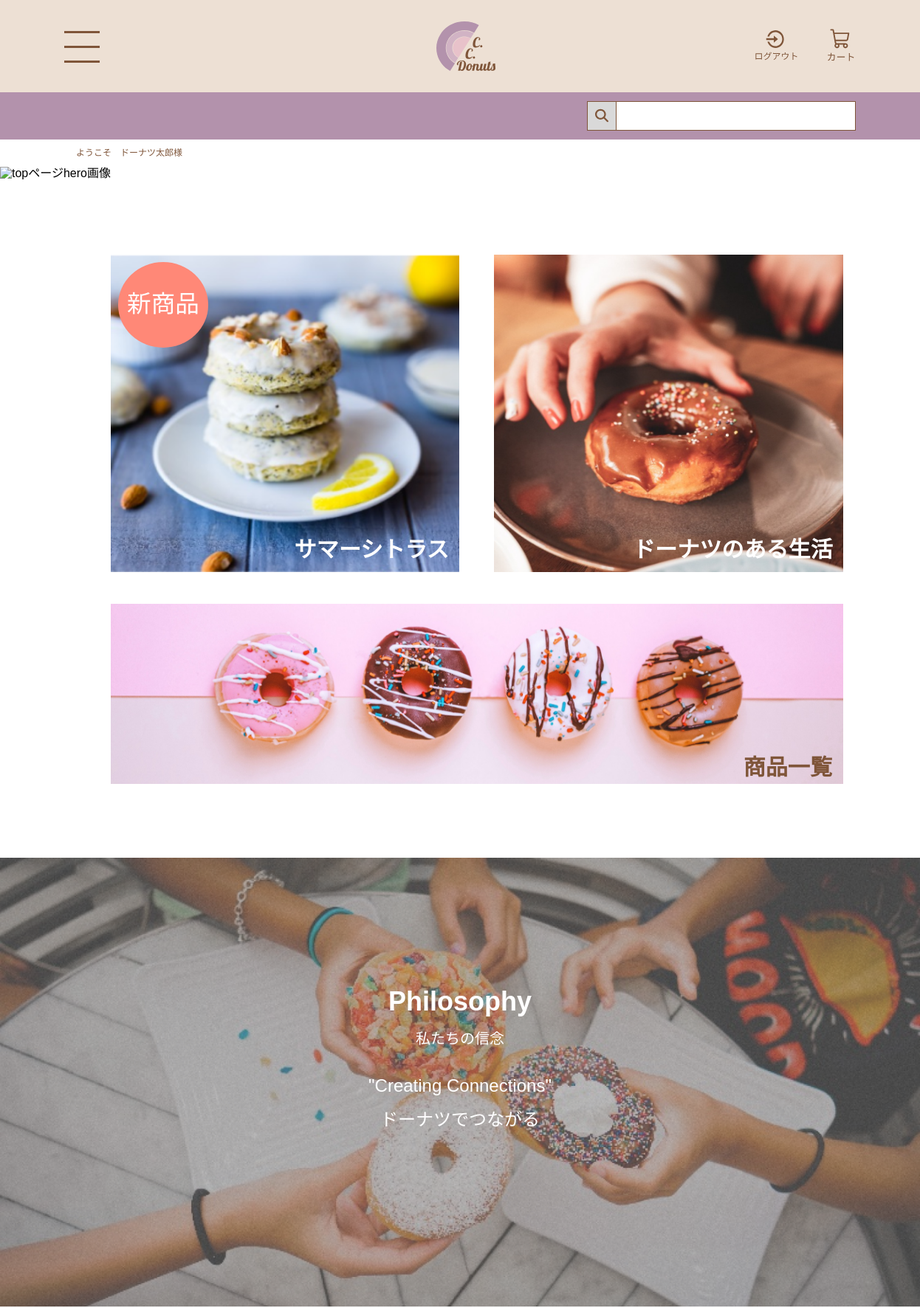
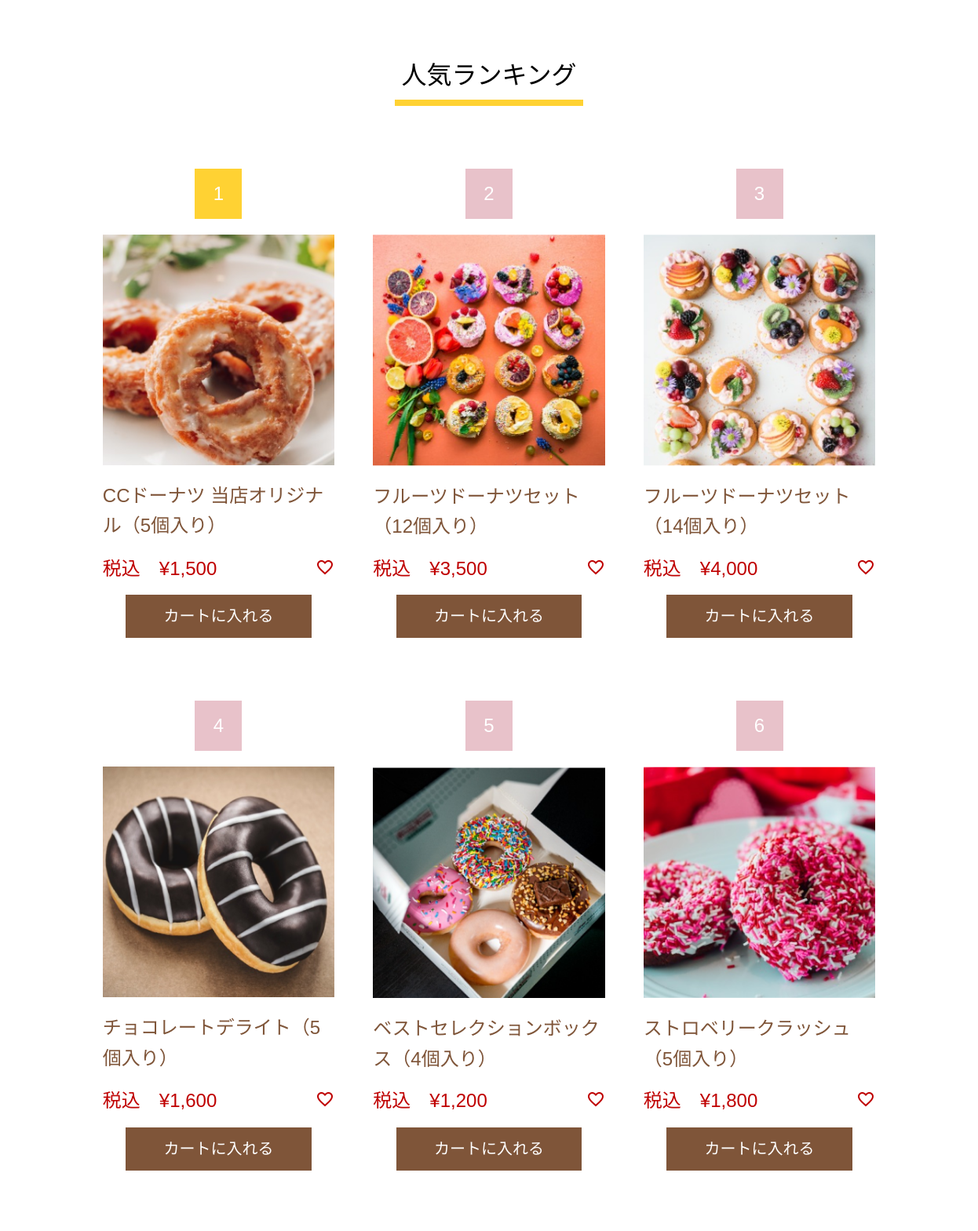
The page / (signed in, upper part) on the database its author committed (2 pictures, top to bottom).
### tables this page shows
create table product (
id int auto_increment primary key, 
name varchar(200) not null, 
price int not null, 
description varchar(1000) not null 
);

### index.php (the view, shortened to what this page needs)
<!DOCTYPE html>
<html lang="ja">
<head>
  <link rel="stylesheet" href="common/css/reset.css">
  <link rel="stylesheet" href="common/css/common.css">
  <link rel="stylesheet" href="common/css/top.css">
</head>
<body>
  <?php
  require 'includes/header.php';
  ?>
  <main>
    <div class="navigator">
      <?php
      if (isset($_SESSION['customer'])) {
        echo '<p class="greeting">ようこそ　', $_SESSION['customer']['name'], '様</p>';
      } else {
        echo '<p class="greeting">ようこそ　ゲスト様</p>';
      }
      ?>
    </div>
    <h1>
      <img src="common/images/top-hero-pc.png" alt="topページhero画像" class="hero_pc">
    </h1>
    <section class="sec_1">
      <div class="grid">
        <div class="grid_item1 hover">
          <h2 class="h2_new">サマーシトラス</h2>
          <?php
          echo <<<END
        <a href="detail.php?id=5" class="new_item">
          <img src="common/images/5.png" alt="新商品の画像">
        </a>
        <div class="new_mark">
            <p>新商品</p>
          </div>
END;
          ?>
        </div>
        <div class="grid_item2 hover">
          <h2 class="h2_life">ドーナツのある生活</h2>
          <a href="#" class="donuts_life">
            <img src="common/images/top-dounutslife.png" alt="ドーナツのある生活画像">
          </a>
        </div>
        <div class="grid_item3 hover">
          <h2 class="h2_banner">商品一覧</h2>
          <a href=" product.php" class="banner">
            <img src="common/images/top-banner.png" alt="商品一覧へ行くバナー">
          </a>
        </div>
      </div>
    </section>
    <section class="sec_2">
      <div class="bg_pc">
        <img src="common/images/top-bg-pc.png" alt="">
      </div>
      <div class="container">
        <h2 class="h2_sec2">philosophy</h2>
        <div>
          <p class="sub_title">私たちの信念</p>
        </div>
        <div class="inner">
          <p class="main_text">"creating connections"</p>
          <p class="sub_text">ドーナツでつながる</p>
        </div>
      </div>
    </section>
    <section class="sec_3">
      <h2 class="common_title">人気ランキング</h2>
      <div class="common_product_form">
        <ol class="common_product_content">
          <?php
          require 'includes/database.php';
          $ranking = [
            1 => 1,
            2 => 7,
            3 => 8,
            4 => 2,
            5 => 9,
            6 => 6,
          ];
          foreach ($ranking as $rank => $id) {
            $stmt = $pdo->prepare("SELECT name, price FROM product WHERE id = :id");
            $stmt->bindParam(':id', $id, PDO::PARAM_INT);
            $stmt->execute();
            $product = $stmt->fetch(PDO::FETCH_ASSOC);
            if ($product) {
              $imagePath = "common/images/{$id}.png";
              $price = number_format($product['price']);
              echo '<li class="common_product_items">';
              if ($rank == 1) {
                echo '<div class="ranking_num yellow">', $rank, '</div>';
              } else {
                echo '<div class="ranking_num pink">', $rank, '</div>';
              }
              echo <<<END
                <a href="detail.php?id={$id}" class="common_products_imglink hover">
                 <img src='{$imagePath}' alt='{$product['name']}' class="common_produts_img"/>
                </a>
                <a href="detail.php?id={$id}" class="flex_grow">
                 <p class="common_products_name hover_text">{$product['name']}</p>
                </a>
                <div class="common_pricearea">
                 <p class="common_price">税込　¥{$price}</p>
                 <a href="#!">
                 <img src="common/images/heart.png" alt="お気に入りボタン" class="common_heart">
                 </a>
                </div>
                <div class="common_btn_cart">
                 <form action="cart-input.php" method="post" >
                <input type="hidden" name="id" value="{$id}">
                <input type="hidden" name="name" value="{$product['name']}">
                <input type="hidden" name="price" value="{$product['price']}">
                <input type="hidden" name="count" value=1>
                <input type="submit" value="カートに入れる">
                </form>
                </div>
              </li>
END;
            }
          }
          ?>
        </ol>
      </div>
    </section>
  </main>
  <?php
  require 'includes/footer.php';
  ?>

### common/css/common.css (style rules this page uses)
* { font-family: "Noto Sans JP", sans-serif; }
.navigator { width: 100%; padding: 12px 0 12px 20px; text-align: left; color: #7f5539; font-size: 12px; }
.common_title { display: inline-block; font-size: 20px; padding: 0 6px 8px; border-bottom: 4px solid #ffd233; color: #000; }
.common_product_form { width: 89%; margin: 72px auto 0; }
.common_product_content { display: flex; flex-wrap: wrap; justify-content: space-between; }
.common_product_items { width: 47%; text-align: center; margin-bottom: 80px; display: flex; flex-direction: column; }
.common_products_imglink { margin-bottom: 20px; }
.common_produts_img { display: block; width: 100%; }
.flex_grow { flex-grow: 1; margin-bottom: 22px; }
.common_products_name { color: #7f5539; font-size: 16px; line-height: 1.6; text-align: left; }
.common_pricearea { width: 100%; display: flex; flex-wrap: nowrap; justify-content: space-between; margin-bottom: 20px; }
.common_price { color: #bf0000; font-size: 16px; }
.common_heart { width: 20px; height: 20px; align-items: center; }
.common_btn_cart input { text-align: center; color: #fff; font-size: 12px; padding: 11px; background: #7F5539; border: #7F5539 solid 1px; width: 100%; transition: all 0.2s ease-in; }
@media screen and (min-width: 768px) { .navigator { padding: 12px 0 12px 103px; } }
@media screen and (min-width: 768px) { .common_title { font-size: 32px; padding: 0 8px 12px; border-bottom: 8px solid #ffd233; } }
@media screen and (min-width: 768px) { .common_product_form { width: 79%; max-width: 1080px; margin: 80px auto 0; } }
@media screen and (min-width: 768px) { .common_product_items { width: 30%; } }
@media screen and (min-width: 768px) { .flex_grow { flex-grow: 1; margin-bottom: 20px; } }
@media screen and (min-width: 768px) { .common_products_name { font-size: clamp(1.25rem, 0.806rem + 0.93vw, 1.5rem); } }
@media screen and (min-width: 768px) { .common_price { font-size: clamp(1rem, 0.111rem + 1.85vw, 1.5rem); } }
@media screen and (min-width: 768px) { .common_heart { width: 24px; height: 24px; } }
@media screen and (min-width: 768px) { .common_btn_cart input { text-align: center; color: #fff; font-size: clamp(1rem, 0.556rem + 0.93vw, 1.25rem); padding: 15px; background: #7F5539; border: #7F5539 solid 1px; width: 80%; transition: all 0.2s ease-in; } }

### rows shown on the page
product: rank "1", shows a picture, name "CCドーナツ 当店オリジナル（5個入り）", price "1,500"
product: rank "2", shows a picture, name "フルーツドーナツセット（12個入り）", price "3,500"
product: rank "3", shows a picture, name "フルーツドーナツセット（14個入り）", price "4,000"
product: rank "4", shows a picture, name "チョコレートデライト（5個入り）", price "1,600"
product: rank "5", shows a picture, name "ベストセレクションボックス（4個入り）", price "1,200"
product: rank "6", shows a picture, name "ストロベリークラッシュ（5個入り）", price "1,800"

### other values the page prints
$_SESSION['customer']['name'] "ドーナツ太郎"
